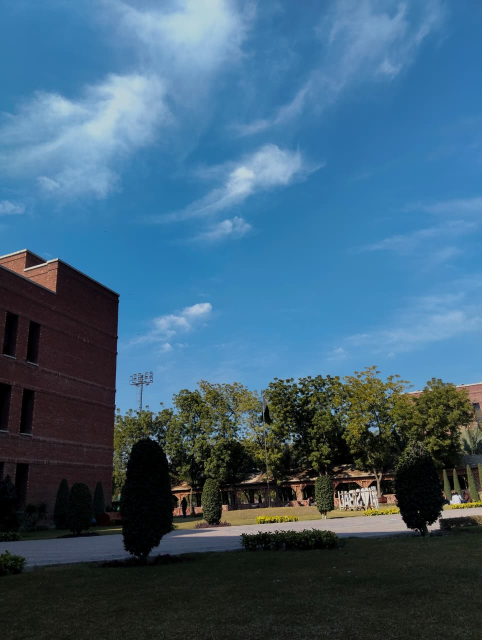
#> input picture WhatsApp Image 2026-02-01 at 11.42.52 PM.jpeg, 963 x 1280 px (shown at 1/2 size)
$ python task3-part1.py
#> lines starting #> are read from the running program, lines starting #| are printed output that depends on the picture
import cv2
import numpy as np

img = cv2.imread('WhatsApp Image 2026-02-01 at 11.42.52 PM.jpeg')
#> img is the input picture: shape (1280, 963, 3); mean B, G, R 119.8, 96, 62.1
size = (500, 500)
img = cv2.resize(img, size)
#> img: shape (500, 500, 3)
# 1. HSV Removal
hsv = cv2.cvtColor(img, cv2.COLOR_BGR2HSV)
#> hsv: shape (500, 500, 3); mean H, S, V 89.3, 124.8, 125.1
h, s, v = cv2.split(hsv)
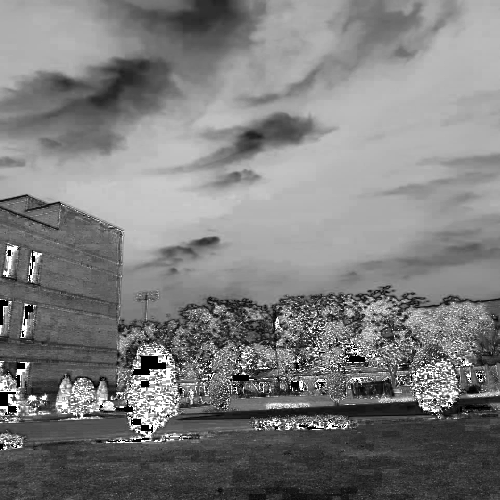
#> s: shape (500, 500); min 0, max 255, mean 124.8
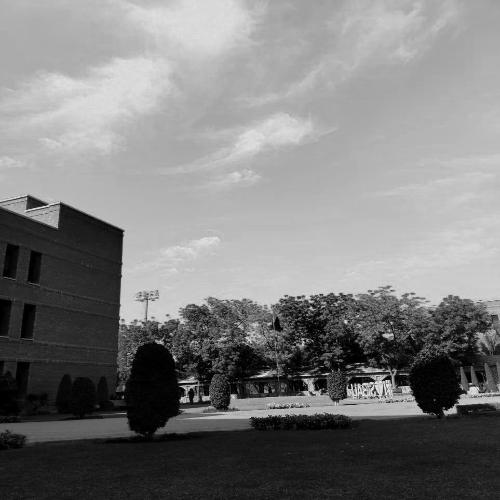
#> v: shape (500, 500); min 0, max 238, mean 125.1
v.fill(128) # Fill with neutral brightness
#> v: shape (500, 500); every value is 128
hsv_no_v = cv2.merge([h, s, v])
#> hsv_no_v: shape (500, 500, 3); mean H, S, V 89.3, 124.8, 128
res_hsv = cv2.cvtColor(hsv_no_v, cv2.COLOR_HSV2BGR)
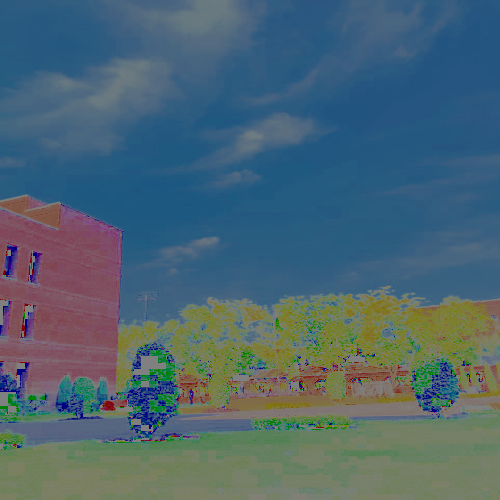
#> res_hsv: shape (500, 500, 3); mean B, G, R 113.6, 101.8, 76.5

# 2. Lab Removal
lab = cv2.cvtColor(img, cv2.COLOR_BGR2Lab)
#> lab: shape (500, 500, 3); mean of channels 0, 1, 2 98.1, 125.2, 112.5
l, a, b = cv2.split(lab)
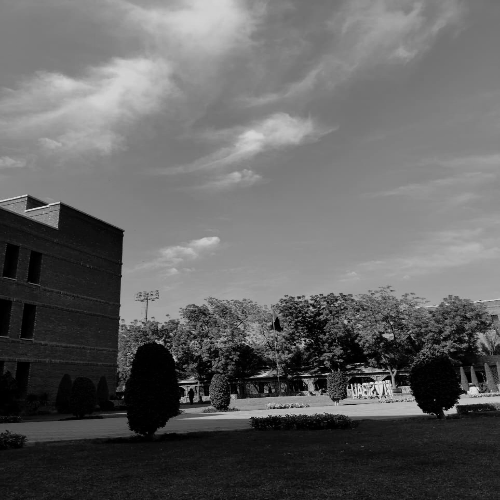
#> l: shape (500, 500); min 0, max 233, mean 98.1
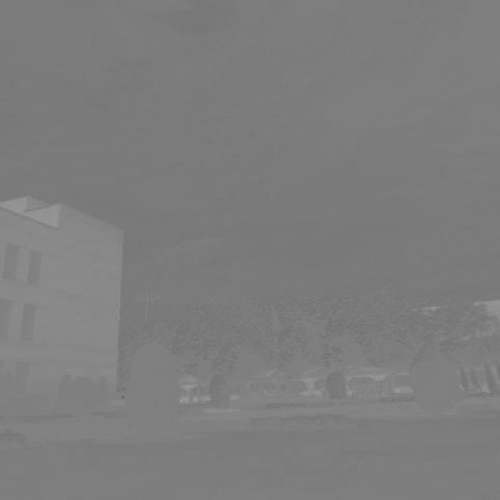
#> a: shape (500, 500); min 107, max 155, mean 125.2
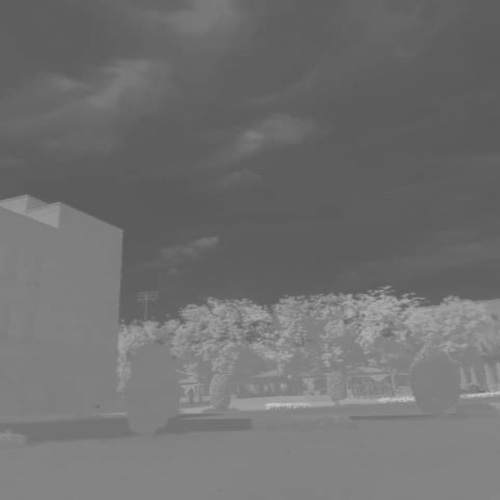
#> b: shape (500, 500); min 88, max 199, mean 112.5
l.fill(128) # Fill with neutral lightness
lab_no_l = cv2.merge([l, a, b])
#> lab_no_l: shape (500, 500, 3); mean of channels 0, 1, 2 128, 125.2, 112.5
res_lab = cv2.cvtColor(lab_no_l, cv2.COLOR_Lab2BGR)
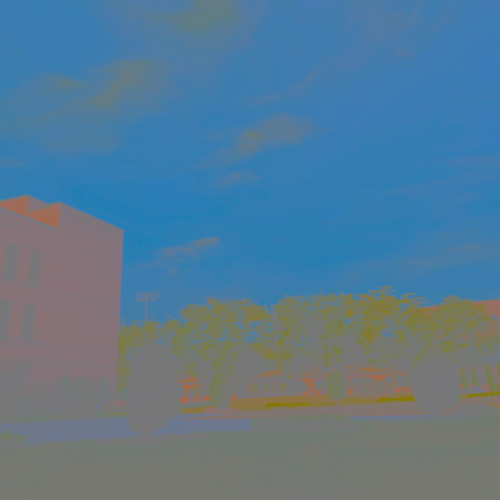
#> res_lab: shape (500, 500, 3); mean B, G, R 145.4, 122.2, 88

cv2.imshow("Original", img)
cv2.imshow("HSV No Brightness", res_hsv)
cv2.imshow("Lab No Lightness", res_lab)
cv2.waitKey(0)

$ run again, with 2.jpeg copied over WhatsApp Image 2026-02-01 at 11.42.52 PM.jpeg
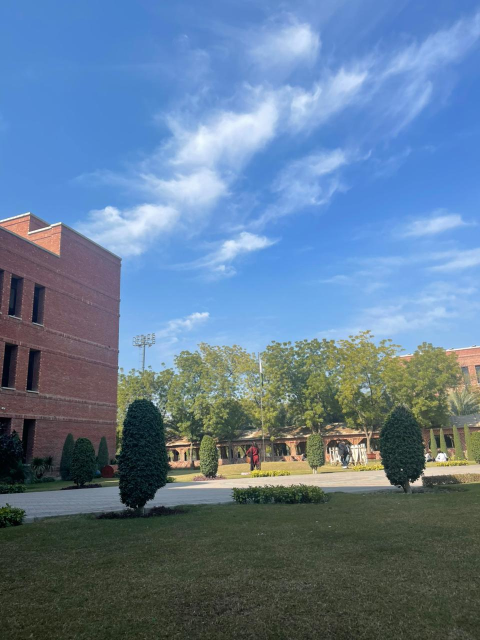
#> input picture 2.jpeg, 960 x 1280 px (shown at 1/2 size)
#> img is the input picture: shape (1280, 960, 3); mean B, G, R 148.5, 123.6, 98.6
#> img: shape (500, 500, 3)
#> hsv: shape (500, 500, 3); mean H, S, V 86.2, 98.6, 157.8
#> hsv_no_v: shape (500, 500, 3); mean H, S, V 86.2, 98.6, 128
#> lab: shape (500, 500, 3); mean of channels 0, 1, 2 128.6, 127.4, 113.2
#> `l, a, b = cv2.split(lab)`:
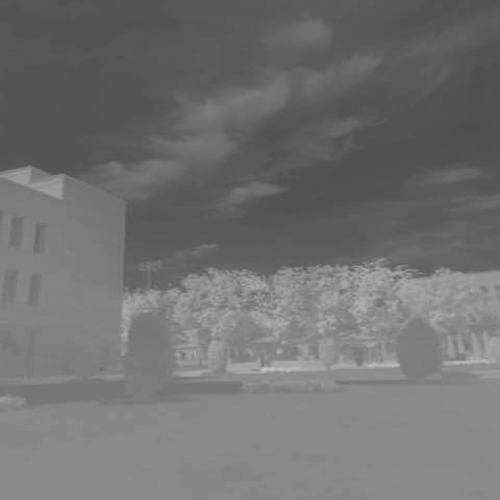
#> b: shape (500, 500); min 79, max 195, mean 113.2
#> lab_no_l: shape (500, 500, 3); mean of channels 0, 1, 2 128, 127.4, 113.2
#> `res_lab = cv2.cvtColor(lab_no_l, cv2.COLOR_Lab2BGR)`:
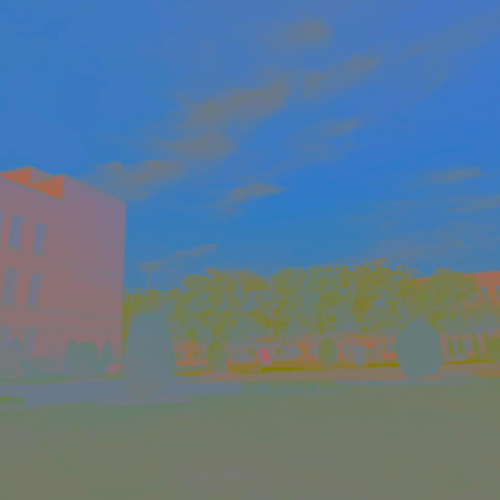
#> res_lab: shape (500, 500, 3); mean B, G, R 144.4, 121.1, 93.9
